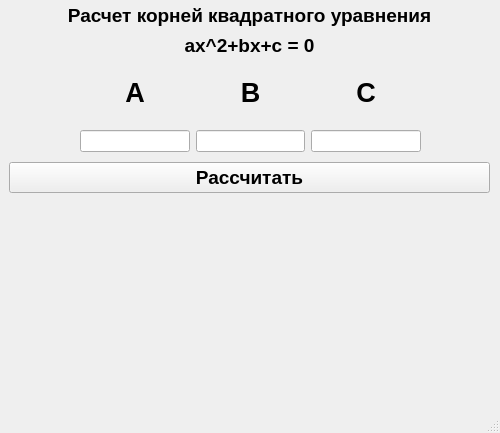
<?xml version="1.0" encoding="UTF-8"?>
<ui version="4.0">
 <class>MainWindow</class>
 <widget class="QMainWindow" name="MainWindow">
  <property name="geometry">
   <rect>
    <x>0</x>
    <y>0</y>
    <width>500</width>
    <height>433</height>
   </rect>
  </property>
  <property name="windowTitle">
   <string>MainWindow</string>
  </property>
  <widget class="QWidget" name="centralwidget">
   <widget class="QWidget" name="verticalLayoutWidget">
    <property name="geometry">
     <rect>
      <x>9</x>
      <y>0</y>
      <width>481</width>
      <height>31</height>
     </rect>
    </property>
    <layout class="QVBoxLayout" name="verticalLayout">
     <item>
      <widget class="QLabel" name="label">
       <property name="font">
        <font>
         <pointsize>14</pointsize>
         <weight>75</weight>
         <bold>true</bold>
        </font>
       </property>
       <property name="text">
        <string>Расчет корней квадратного уравнения</string>
       </property>
       <property name="alignment">
        <set>Qt::AlignCenter</set>
       </property>
      </widget>
     </item>
    </layout>
   </widget>
   <widget class="QWidget" name="gridLayoutWidget">
    <property name="geometry">
     <rect>
      <x>80</x>
      <y>60</y>
      <width>341</width>
      <height>92</height>
     </rect>
    </property>
    <layout class="QGridLayout" name="gridLayout">
     <item row="0" column="2">
      <widget class="QLabel" name="label_5">
       <property name="font">
        <font>
         <pointsize>20</pointsize>
         <weight>75</weight>
         <bold>true</bold>
        </font>
       </property>
       <property name="text">
        <string>C</string>
       </property>
       <property name="alignment">
        <set>Qt::AlignCenter</set>
       </property>
      </widget>
     </item>
     <item row="0" column="1">
      <widget class="QLabel" name="label_4">
       <property name="font">
        <font>
         <pointsize>20</pointsize>
         <weight>75</weight>
         <bold>true</bold>
        </font>
       </property>
       <property name="text">
        <string>B</string>
       </property>
       <property name="alignment">
        <set>Qt::AlignCenter</set>
       </property>
      </widget>
     </item>
     <item row="0" column="0">
      <widget class="QLabel" name="label_3">
       <property name="font">
        <font>
         <pointsize>20</pointsize>
         <weight>75</weight>
         <bold>true</bold>
        </font>
       </property>
       <property name="text">
        <string>A</string>
       </property>
       <property name="alignment">
        <set>Qt::AlignCenter</set>
       </property>
      </widget>
     </item>
     <item row="1" column="1">
      <widget class="QLineEdit" name="B_is">
       <property name="alignment">
        <set>Qt::AlignCenter</set>
       </property>
      </widget>
     </item>
     <item row="1" column="2">
      <widget class="QLineEdit" name="C_is">
       <property name="alignment">
        <set>Qt::AlignCenter</set>
       </property>
      </widget>
     </item>
     <item row="1" column="0">
      <widget class="QLineEdit" name="a_is">
       <property name="alignment">
        <set>Qt::AlignCenter</set>
       </property>
      </widget>
     </item>
    </layout>
   </widget>
   <widget class="QWidget" name="horizontalLayoutWidget">
    <property name="geometry">
     <rect>
      <x>9</x>
      <y>30</y>
      <width>481</width>
      <height>31</height>
     </rect>
    </property>
    <layout class="QHBoxLayout" name="horizontalLayout">
     <item>
      <widget class="QLabel" name="label_2">
       <property name="font">
        <font>
         <pointsize>14</pointsize>
         <weight>75</weight>
         <bold>true</bold>
        </font>
       </property>
       <property name="text">
        <string>ax^2+bx+c = 0</string>
       </property>
       <property name="alignment">
        <set>Qt::AlignCenter</set>
       </property>
      </widget>
     </item>
    </layout>
   </widget>
   <widget class="QWidget" name="verticalLayoutWidget_2">
    <property name="geometry">
     <rect>
      <x>9</x>
      <y>160</y>
      <width>481</width>
      <height>35</height>
     </rect>
    </property>
    <layout class="QVBoxLayout" name="verticalLayout_2">
     <item>
      <widget class="QPushButton" name="pushButton">
       <property name="font">
        <font>
         <pointsize>14</pointsize>
         <weight>75</weight>
         <bold>true</bold>
        </font>
       </property>
       <property name="text">
        <string>Рассчитать</string>
       </property>
      </widget>
     </item>
    </layout>
   </widget>
   <widget class="QWidget" name="gridLayoutWidget_2">
    <property name="geometry">
     <rect>
      <x>80</x>
      <y>200</y>
      <width>341</width>
      <height>91</height>
     </rect>
    </property>
    <layout class="QGridLayout" name="gridLayout_2">
     <item row="0" column="1">
      <widget class="QLabel" name="x1_is">
       <property name="font">
        <font>
         <pointsize>14</pointsize>
         <weight>75</weight>
         <bold>true</bold>
        </font>
       </property>
       <property name="text">
        <string/>
       </property>
       <property name="alignment">
        <set>Qt::AlignCenter</set>
       </property>
      </widget>
     </item>
     <item row="0" column="0">
      <widget class="QLabel" name="D_is">
       <property name="font">
        <font>
         <pointsize>14</pointsize>
         <weight>75</weight>
         <bold>true</bold>
        </font>
       </property>
       <property name="text">
        <string/>
       </property>
       <property name="alignment">
        <set>Qt::AlignCenter</set>
       </property>
      </widget>
     </item>
     <item row="0" column="2">
      <widget class="QLabel" name="x2_is">
       <property name="font">
        <font>
         <pointsize>14</pointsize>
         <weight>75</weight>
         <bold>true</bold>
        </font>
       </property>
       <property name="text">
        <string/>
       </property>
       <property name="alignment">
        <set>Qt::AlignCenter</set>
       </property>
      </widget>
     </item>
    </layout>
   </widget>
   <widget class="QWidget" name="verticalLayoutWidget_3">
    <property name="geometry">
     <rect>
      <x>10</x>
      <y>340</y>
      <width>481</width>
      <height>41</height>
     </rect>
    </property>
    <layout class="QVBoxLayout" name="verticalLayout_4"/>
   </widget>
   <widget class="QWidget" name="verticalLayoutWidget_4">
    <property name="geometry">
     <rect>
      <x>10</x>
      <y>300</y>
      <width>481</width>
      <height>31</height>
     </rect>
    </property>
    <layout class="QVBoxLayout" name="verticalLayout_5"/>
   </widget>
   <widget class="QLabel" name="X_is">
    <property name="geometry">
     <rect>
      <x>10</x>
      <y>300</y>
      <width>479</width>
      <height>29</height>
     </rect>
    </property>
    <property name="font">
     <font>
      <pointsize>14</pointsize>
      <weight>75</weight>
      <bold>true</bold>
     </font>
    </property>
    <property name="text">
     <string/>
    </property>
    <property name="alignment">
     <set>Qt::AlignCenter</set>
    </property>
   </widget>
   <widget class="QLabel" name="korniNF">
    <property name="geometry">
     <rect>
      <x>10</x>
      <y>340</y>
      <width>479</width>
      <height>39</height>
     </rect>
    </property>
    <property name="font">
     <font>
      <pointsize>14</pointsize>
      <weight>75</weight>
      <bold>true</bold>
     </font>
    </property>
    <property name="text">
     <string/>
    </property>
    <property name="alignment">
     <set>Qt::AlignCenter</set>
    </property>
   </widget>
  </widget>
  <widget class="QMenuBar" name="menubar">
   <property name="geometry">
    <rect>
     <x>0</x>
     <y>0</y>
     <width>500</width>
     <height>21</height>
    </rect>
   </property>
  </widget>
  <widget class="QStatusBar" name="statusbar"/>
 </widget>
 <resources/>
 <connections/>
</ui>
